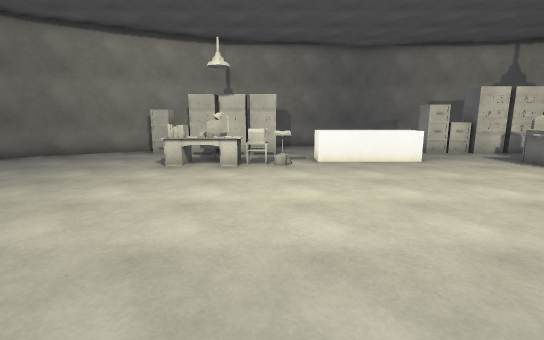
view 1 (above)

21 first-person views from a walk through a scene from a Unity 3-D project. The camera is 1.5 m above the floor, tilts 10° down and sees 85° across. The floor is counted in squares, 1 m on a side. Each view is taken from the middle of a square. On the plan, view 1 faces up. The plan holds only what a view shows up to about 15 squares ahead; the rest is blank. The place goes on beyond the plan. The player character is not drawn. Some surface patterns are stand-ins.

view 2
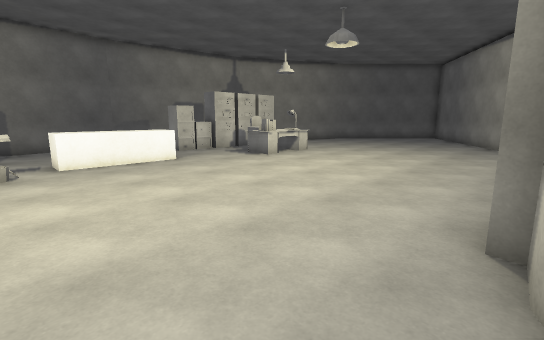

view 3
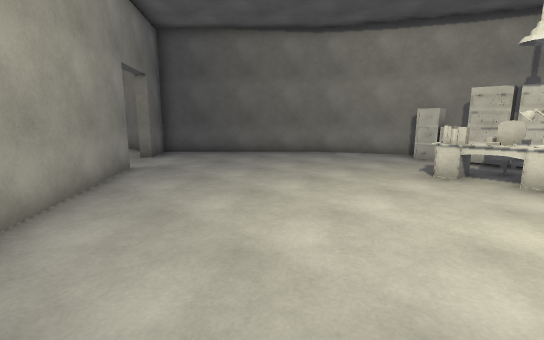

view 4
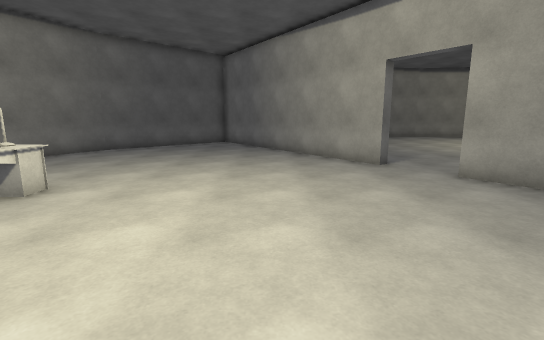

view 5
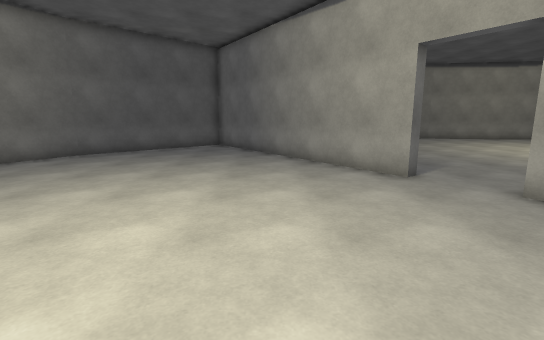

view 6
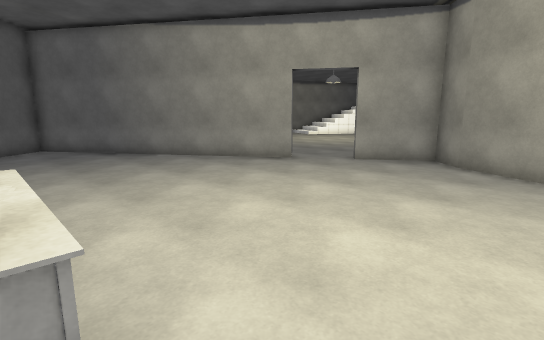

view 7
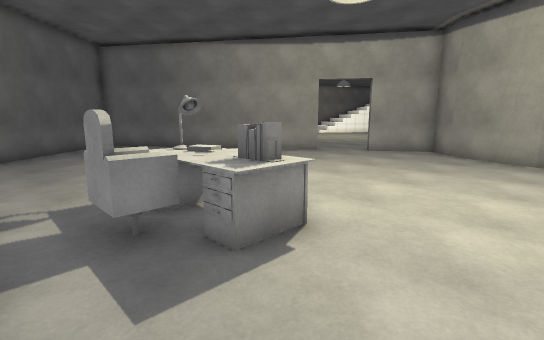

view 8
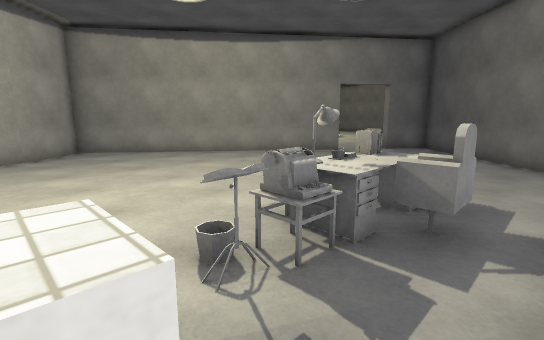

view 9
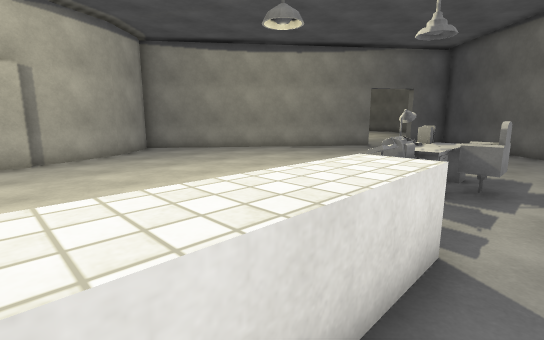

view 10
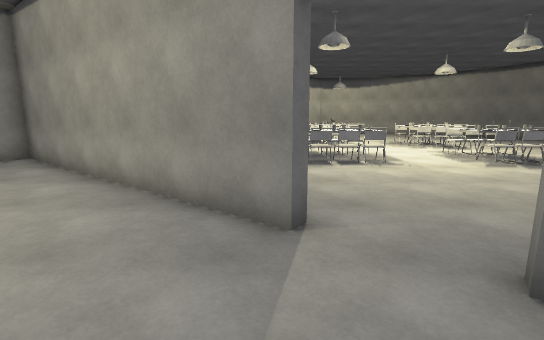

view 11
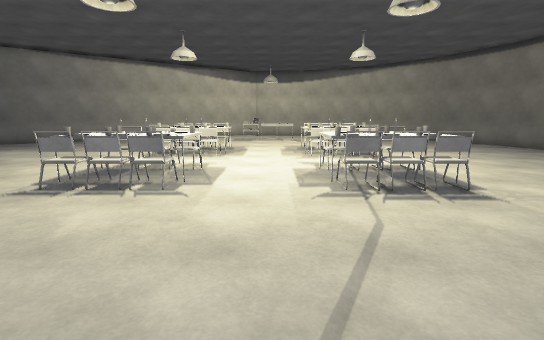

view 12
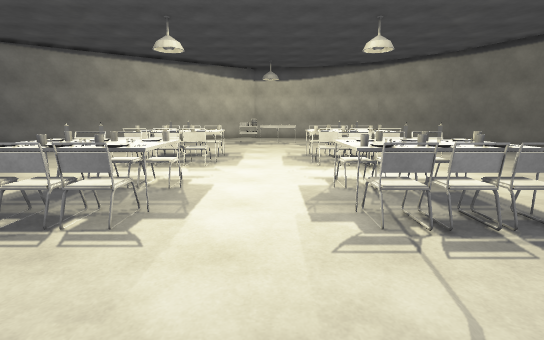

view 13
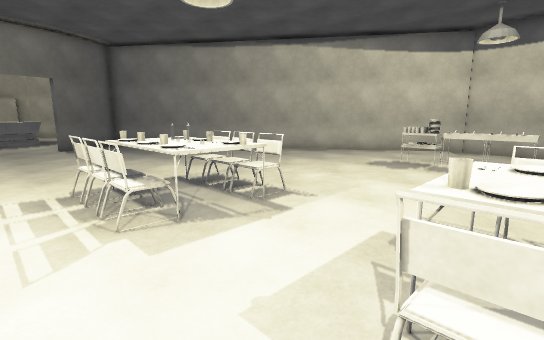

view 14
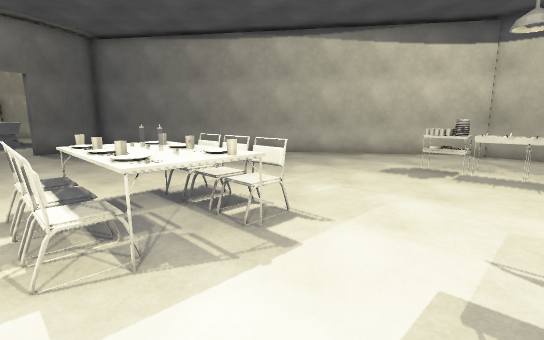

view 15
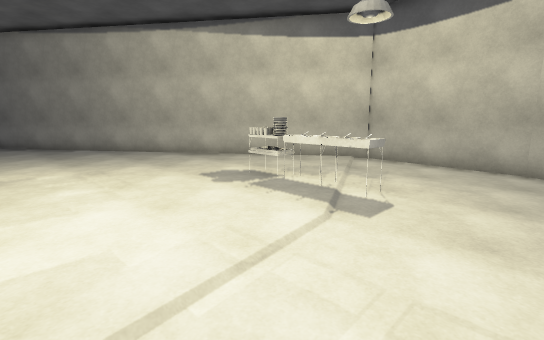

view 16
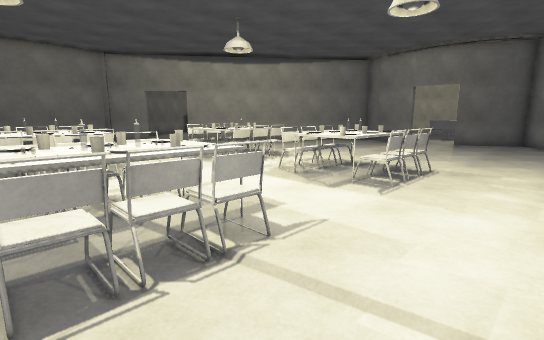

view 17
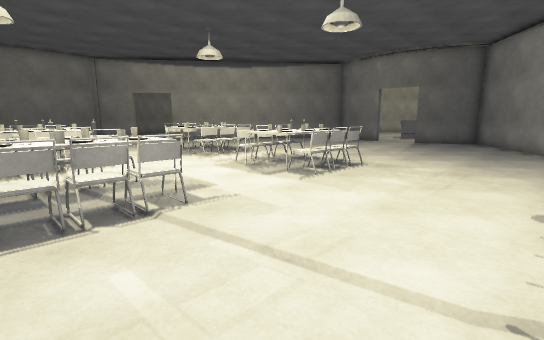

view 18
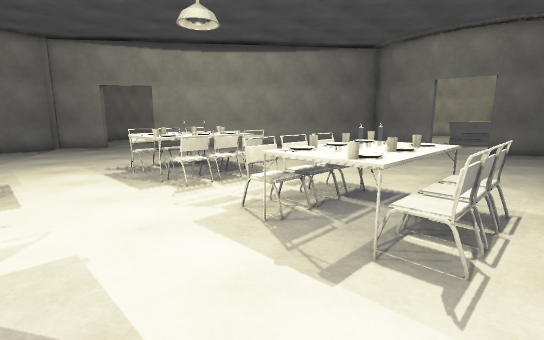

view 19
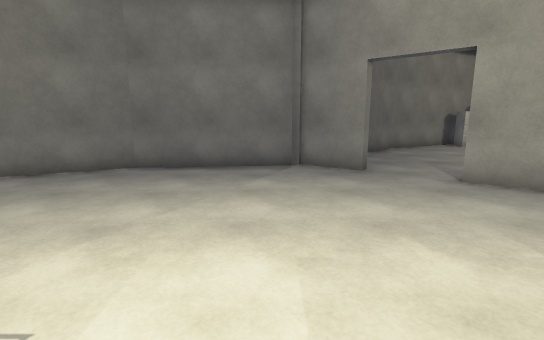

view 20
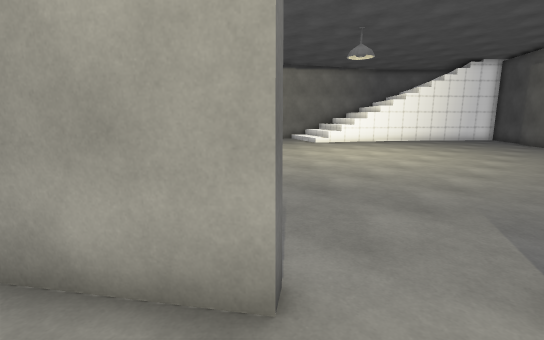

view 21
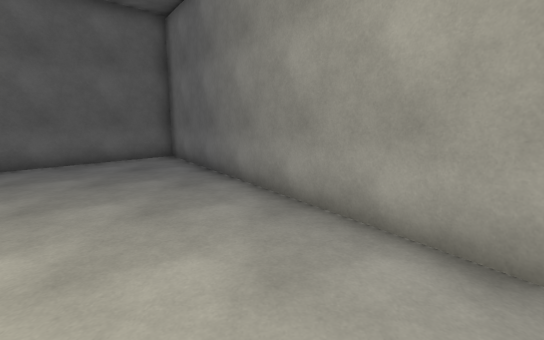

### Floor plan
Key: @ floor where view 1 was taken; # wall or solid block; . floor; = window, fence, low wall or low ledge; ^ raised ledge; T thing the floor can be seen under or through; O other object.
Columns run from 20 left of view 1 to 22 right of it. Each row starts with its distance up from view 1.
 12           ###....OOOO... .............###
 11          ##.......O...^^^^....O.........##
 10         ##.......OOOOO^^^^...OOO.........##
  9        ##........OOO.........OOO..........#
  8       ##...................................
  7  ######....................................
  6 ##....###.................................#
  5 .........................................##
  4 ..........#............................###
  3 ..........##..........................##
  2 ...........###......................###
  1  ............##....................##
  0 ............. ##....@.######.........
 -1 ..........     ###...##    ###..#......
 -2 OOO...OOOO.      ##.##       ####........
 -3 OOOO..OOOO..      ###            .........
 -4 OOOO..OOOO...     #              ..........
 -5 OOO...OOOO...     #              ..........
 -6 ...............   #              ..........
 -7 OOO...OOO..............          ..........
 -8 OOOO..OOOO.............^         ..........
 -9 OOOO..OOOO........#....          ..........
-10 OOO...OOO.........##             ..........
-11 ...................#              ........
-12 ..................##              .......
-13 .................##               ......
-14 ................##                .....
-15 ..............###                 ....
-16 ...T=TT......##                   ...
-17 ...T=TT....###                    ..
-18 ..........##                      #
-19 .........##
-20 .......###
-21 ########
-22      #

Positions as (right, up) in squares from view 1, and headings:
1: (0, 0), facing up
2: (0, 0), facing up-right
3: (-1, 1), facing up-left
4: (5, 4), facing right
5: (7, 4), facing right
6: (7, 9), facing down-right
7: (6, 12), facing down-right
8: (2, 12), facing down-left
9: (5, 12), facing down-left
10: (-10, 8), facing down
11: (-16, 4), facing down
12: (-16, 2), facing down
13: (-18, -6), facing down-right
14: (-17, -7), facing down-right
15: (-20, -11), facing down-right
16: (-20, -13), facing up-right
17: (-20, -15), facing up-right
18: (-17, -11), facing up-right
19: (-15, -3), facing up
20: (13, 2), facing down-right
21: (12, 3), facing right
